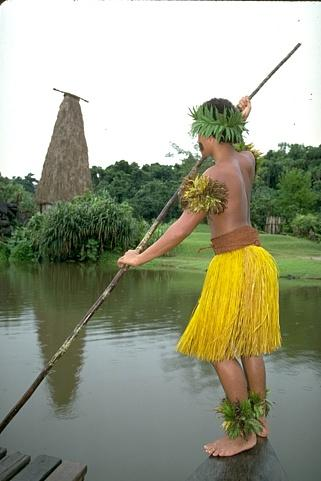
#> input picture StatApproach/Data/OriginalImage/101087.jpg, 321 x 481 px; its folder holds only this picture in this run
$ python objectseg.py
#> lines starting #> are read from the running program, lines starting #| are printed output that depends on the picture; after the words box and inside, x2 and y2 are one past the last pixel; in counts of white or black regions, pixels touching at a corner belong together
#necessary python imports
import numpy as np
import glob
import cv2
import os

#a function auto canny wich is a helper function
#it computes the median of the single channel pixels
#and then computes the upper and lower bounds depending
#image statistics computed using the median function of
#the numpy library.
def find_stats(image, sigma=0.3):
	# compute the median of the single channel pixel intensities
	v = np.median(image)

	# apply automatic Canny edge detection using the computed median
	lower_bound = int(max(0, (1.0 - sigma) * v)) #compute lower threshold
	upper_bound = int(min(255, (1.0 + sigma) * v)) #compute upper threshold
	edged = cv2.Canny(image, lower_bound, upper_bound)

	# return the edged image
	return edged

#main function
def main():
	#get current working directory
	curr = os.getcwd()
	#print curr
	#get all input images from the input image folder
	files = glob.glob(curr+"/Data/OriginalImage/*.jpg")
	#run the algorithm for all the input images
	for i in range(0,len(files)):
		# print files[i]
		#get the input file name
		filename = files[i].split("/")[-1]
		#print "Processing ... " + filename
		image = cv2.imread(files[i])             #reding the input image
#> image is the input picture: shape (481, 321, 3); mean B, G, R 133.6, 156, 153.1
		#retrieve the groubd truth segmentation image
		#which is the averaged out image of for five different
		#human users who have viewed and annotated the image
		#to mark the salient boundaries
		gt = cv2.imread(curr+"/Data/GroundTruthSegmentation/"+filename)

		#blur the input image
		blurred = cv2.GaussianBlur(image, (5, 5), 0)
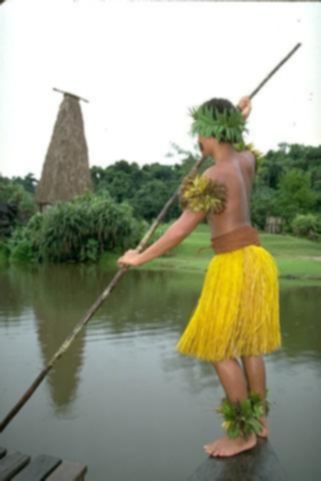
#> blurred: shape (481, 321, 3); mean B, G, R 133.6, 156.1, 153.1

		#find the grayscale image from the threshold image
		gray = cv2.cvtColor(blurred, cv2.COLOR_BGR2GRAY)
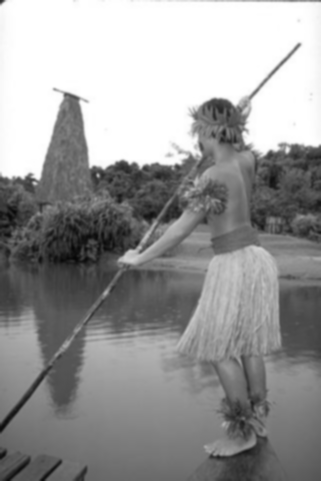
#> gray: shape (481, 321); min 6, max 255, mean 152.6

		#check various dimensions for debuggging
		#print image.shape
		#print blurred.shape
		#print gt.shape

		#we compute three different segmentation based on the
		#different values of the lower and upper thresholds

		#first is the wide range in which the lower threshold is quite low  and the upper one is quite high
		wide = cv2.Canny(gray, 10, 200)
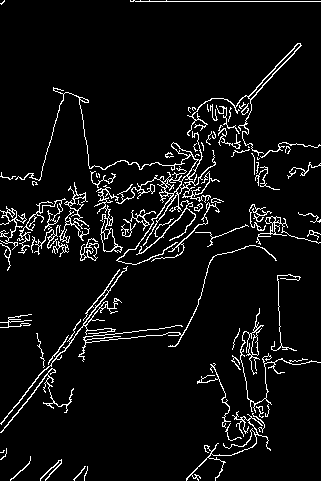
#> wide: shape (481, 321); 6% white in thin lines or dots
		#convert form gray to BGR to get a three channeled output image
		wide = cv2.cvtColor(wide, cv2.COLOR_GRAY2BGR)
#> wide: shape (481, 321, 3); 6% white in thin lines or dots

		#second is the tight range in which the lower threshold is quite high  and the upper one is even higher
		#but the difference between the two is very small
		tight = cv2.Canny(gray, 225, 250)
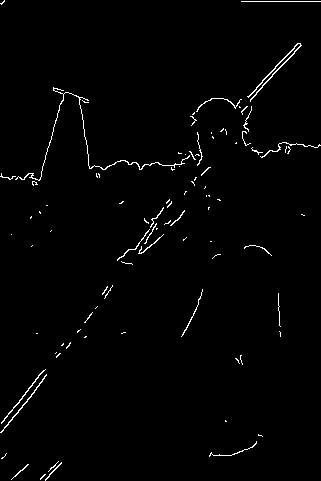
#> tight: shape (481, 321); 1.4% white in thin lines or dots
		#convert form gray to BGR to get a three channeled output image
		tight = cv2.cvtColor(tight, cv2.COLOR_GRAY2BGR)
#> tight: shape (481, 321, 3); 1.4% white in thin lines or dots

		#third is when the range in which both lower and upper thresholds are determined by the function find_stats
		auto = find_stats(gray)
#> in find_stats, `v = np.median(image)`: v = 132
#> in find_stats, `lower_bound = int(max(0, (1.0 - sigma) * v))`: lower_bound = 92
#> in find_stats, `upper_bound = int(min(255, (1.0 + sigma) * v))`: upper_bound = 171
#> in find_stats, `edged = cv2.Canny(image, lower_bound, upper_bound)`:
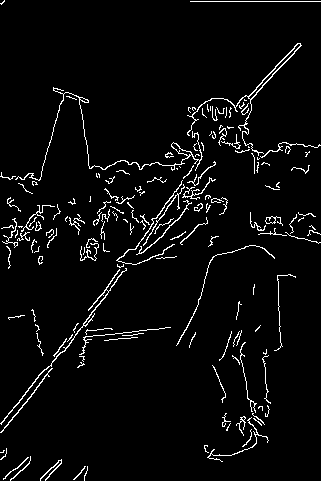
#> edged: shape (481, 321); 4.1% white in thin lines or dots
		#convert form gray to BGR to get a three channeled output image
		auto = cv2.cvtColor(auto, cv2.COLOR_GRAY2BGR)
#> auto: shape (481, 321, 3); 4.1% white in thin lines or dots

		#check various dimensions for debuggging
		#print wide.shape
		#print tight.shape
		#print auto.shape

		# # cv2.imshow("Edges", np.hstack([wide, tight, auto]))
		# # cv2.waitKey(0)

		#genrate filenames to be saved
		widefile = curr+"/Data/PredictedSegmentation/wide/"+filename
		tightfile = curr+"/Data/PredictedSegmentation/tight/"+filename
		autofile = curr+"/Data/PredictedSegmentation/auto/"+filename
		new = curr+"/Data/PredictedSegmentation/new/"+filename

		#save the three different outputs
		cv2.imwrite(new,auto)
		# [6 lines of commented-out code are left out]

if __name__ == '__main__':
	main()

$ run again, on StatApproach/Data/OriginalImage/135069.jpg
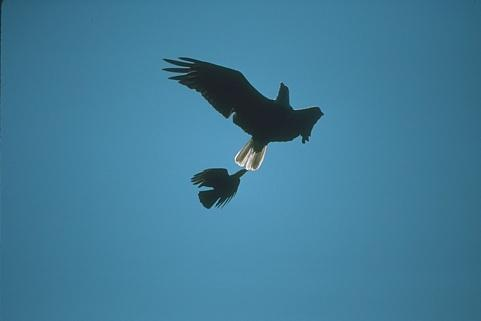
#> input picture StatApproach/Data/OriginalImage/135069.jpg, 481 x 321 px
#> in main, image is the input picture: shape (321, 481, 3); mean B, G, R 152.7, 124.2, 65.3
#> in main, `wide = cv2.Canny(gray, 10, 200)`:
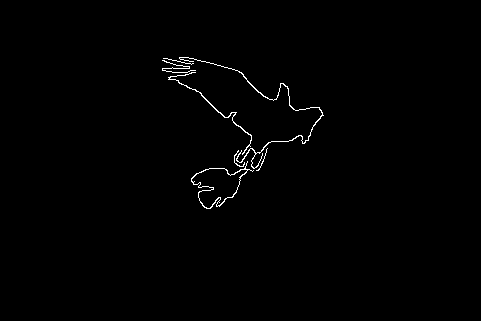
#> wide: shape (321, 481); 0.71% white in thin lines or dots, all inside (x1, y1, x2, y2) = (162, 57, 324, 209)
#> in main, `tight = cv2.Canny(gray, 225, 250)`:
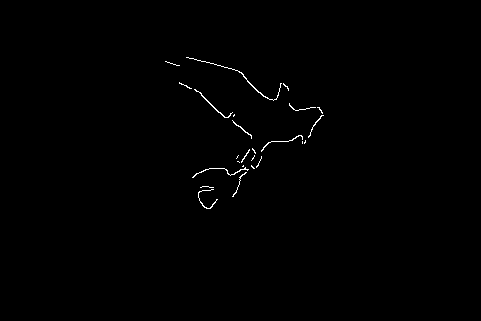
#> tight: shape (321, 481); 0.45% white in thin lines or dots, all inside (x1, y1, x2, y2) = (165, 57, 324, 209)
#> v = 113
#> lower_bound = 79
#> upper_bound = 146

$ run again, on StatApproach/Data/OriginalImage/157055.jpg
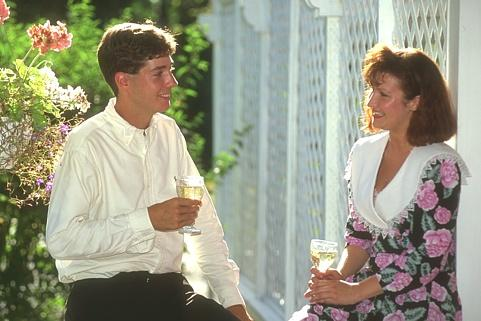
#> input picture StatApproach/Data/OriginalImage/157055.jpg, 481 x 321 px
#> in main, image is the input picture: shape (321, 481, 3); mean B, G, R 134.7, 154.5, 154.4
#> in main, `wide = cv2.Canny(gray, 10, 200)`:
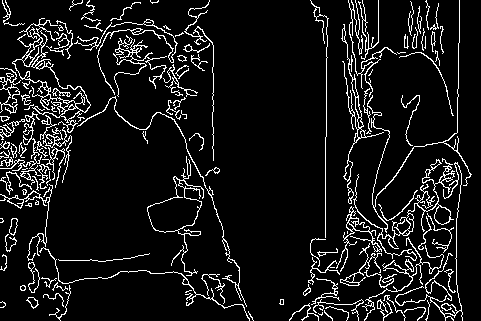
#> wide: shape (321, 481); 9% white in thin lines or dots
#> v = 165
#> lower_bound = 115
#> upper_bound = 214
#> in find_stats, `edged = cv2.Canny(image, lower_bound, upper_bound)`:
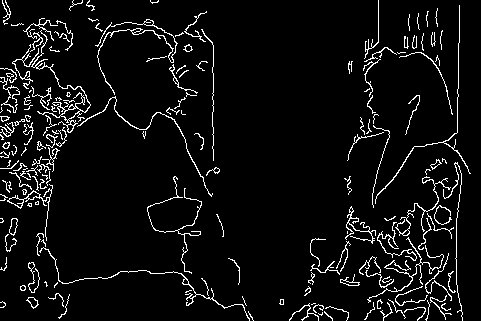
#> edged: shape (321, 481); 5.8% white in thin lines or dots
#> auto: shape (321, 481, 3); 5.8% white in thin lines or dots

$ run again, on StatApproach/Data/OriginalImage/160068.jpg
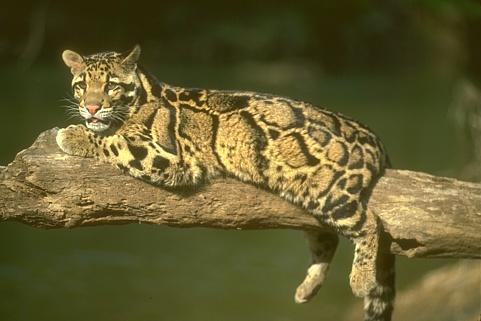
#> input picture StatApproach/Data/OriginalImage/160068.jpg, 481 x 321 px
#> in main, image is the input picture: shape (321, 481, 3); mean B, G, R 47.5, 92.2, 99.1
#> in main, `wide = cv2.Canny(gray, 10, 200)`:
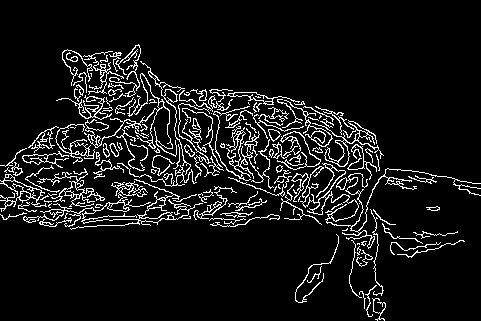
#> wide: shape (321, 481); 8.5% white in thin lines or dots, all inside (x1, y1, x2, y2) = (0, 44, 481, 321)
#> v = 75
#> lower_bound = 52
#> upper_bound = 97
#> in find_stats, `edged = cv2.Canny(image, lower_bound, upper_bound)`:
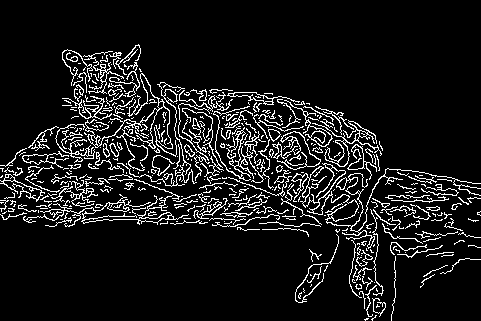
#> edged: shape (321, 481); 9.7% white in thin lines or dots, all inside (x1, y1, x2, y2) = (0, 44, 481, 321)
